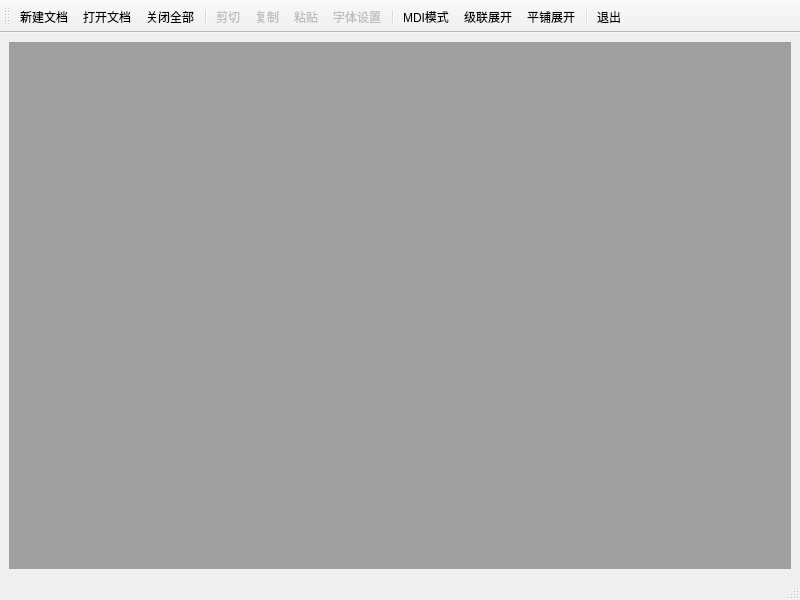
<?xml version="1.0" encoding="UTF-8"?>
<ui version="4.0">
 <class>MDIMainWindow</class>
 <widget class="QMainWindow" name="MDIMainWindow">
  <property name="geometry">
   <rect>
    <x>0</x>
    <y>0</y>
    <width>800</width>
    <height>600</height>
   </rect>
  </property>
  <property name="windowTitle">
   <string>MainWindow</string>
  </property>
  <widget class="QWidget" name="centralwidget">
   <layout class="QGridLayout" name="gridLayout">
    <item row="0" column="0">
     <widget class="QMdiArea" name="mdiArea"/>
    </item>
   </layout>
  </widget>
  <widget class="QMenuBar" name="menubar">
   <property name="geometry">
    <rect>
     <x>0</x>
     <y>0</y>
     <width>800</width>
     <height>23</height>
    </rect>
   </property>
  </widget>
  <widget class="QStatusBar" name="statusBar"/>
  <widget class="QToolBar" name="mainToolBar">
   <property name="windowTitle">
    <string>toolBar</string>
   </property>
   <property name="toolButtonStyle">
    <enum>Qt::ToolButtonTextUnderIcon</enum>
   </property>
   <attribute name="toolBarArea">
    <enum>TopToolBarArea</enum>
   </attribute>
   <attribute name="toolBarBreak">
    <bool>false</bool>
   </attribute>
   <addaction name="actDoc_New"/>
   <addaction name="actDoc_Open"/>
   <addaction name="actCloseALL"/>
   <addaction name="separator"/>
   <addaction name="actCut"/>
   <addaction name="actCopy"/>
   <addaction name="actPaste"/>
   <addaction name="actFont"/>
   <addaction name="separator"/>
   <addaction name="actViewMode"/>
   <addaction name="actCascade"/>
   <addaction name="actTile"/>
   <addaction name="separator"/>
   <addaction name="actQuit"/>
  </widget>
  <action name="actDoc_New">
   <property name="icon">
    <iconset resource="../../res.qrc">
     <normaloff>:/res/images/100.bmp</normaloff>:/res/images/100.bmp</iconset>
   </property>
   <property name="text">
    <string>新建文档</string>
   </property>
   <property name="toolTip">
    <string>新建文档窗口</string>
   </property>
  </action>
  <action name="actQuit">
   <property name="icon">
    <iconset resource="../../res.qrc">
     <normaloff>:/res/images/exit.bmp</normaloff>:/res/images/exit.bmp</iconset>
   </property>
   <property name="text">
    <string>退出</string>
   </property>
   <property name="toolTip">
    <string>退出本系统</string>
   </property>
  </action>
  <action name="actDoc_Open">
   <property name="icon">
    <iconset resource="../../res.qrc">
     <normaloff>:/res/images/open.bmp</normaloff>:/res/images/open.bmp</iconset>
   </property>
   <property name="text">
    <string>打开文档</string>
   </property>
   <property name="toolTip">
    <string>打开文档</string>
   </property>
  </action>
  <action name="actFont">
   <property name="enabled">
    <bool>false</bool>
   </property>
   <property name="icon">
    <iconset resource="../../res.qrc">
     <normaloff>:/res/images/506.bmp</normaloff>:/res/images/506.bmp</iconset>
   </property>
   <property name="text">
    <string>字体设置</string>
   </property>
   <property name="toolTip">
    <string>字体设置</string>
   </property>
  </action>
  <action name="actCut">
   <property name="enabled">
    <bool>false</bool>
   </property>
   <property name="icon">
    <iconset resource="../../res.qrc">
     <normaloff>:/res/images/200.bmp</normaloff>:/res/images/200.bmp</iconset>
   </property>
   <property name="text">
    <string>剪切</string>
   </property>
   <property name="toolTip">
    <string>剪切</string>
   </property>
  </action>
  <action name="actCopy">
   <property name="enabled">
    <bool>false</bool>
   </property>
   <property name="icon">
    <iconset resource="../../res.qrc">
     <normaloff>:/res/images/120.bmp</normaloff>:/res/images/120.bmp</iconset>
   </property>
   <property name="text">
    <string>复制</string>
   </property>
   <property name="toolTip">
    <string>复制</string>
   </property>
  </action>
  <action name="actPaste">
   <property name="enabled">
    <bool>false</bool>
   </property>
   <property name="icon">
    <iconset resource="../../res.qrc">
     <normaloff>:/res/images/204.bmp</normaloff>:/res/images/204.bmp</iconset>
   </property>
   <property name="text">
    <string>粘贴</string>
   </property>
   <property name="toolTip">
    <string>粘贴</string>
   </property>
  </action>
  <action name="actViewMode">
   <property name="checkable">
    <bool>true</bool>
   </property>
   <property name="icon">
    <iconset resource="../../res.qrc">
     <normaloff>:/res/images/130.bmp</normaloff>:/res/images/130.bmp</iconset>
   </property>
   <property name="text">
    <string>MDI模式</string>
   </property>
   <property name="toolTip">
    <string>窗口模式或页面模式</string>
   </property>
  </action>
  <action name="actCascade">
   <property name="icon">
    <iconset resource="../../res.qrc">
     <normaloff>:/res/images/400.bmp</normaloff>:/res/images/400.bmp</iconset>
   </property>
   <property name="text">
    <string>级联展开</string>
   </property>
   <property name="toolTip">
    <string>窗口级联展开</string>
   </property>
  </action>
  <action name="actTile">
   <property name="icon">
    <iconset resource="../../res.qrc">
     <normaloff>:/res/images/406.bmp</normaloff>:/res/images/406.bmp</iconset>
   </property>
   <property name="text">
    <string>平铺展开</string>
   </property>
   <property name="toolTip">
    <string>窗口平铺展开</string>
   </property>
  </action>
  <action name="actCloseALL">
   <property name="icon">
    <iconset resource="../../res.qrc">
     <normaloff>:/res/images/delfold1.bmp</normaloff>:/res/images/delfold1.bmp</iconset>
   </property>
   <property name="text">
    <string>关闭全部</string>
   </property>
   <property name="toolTip">
    <string>关闭所有窗口</string>
   </property>
  </action>
 </widget>
 <resources>
  <include location="../../res.qrc"/>
 </resources>
 <connections/>
</ui>
